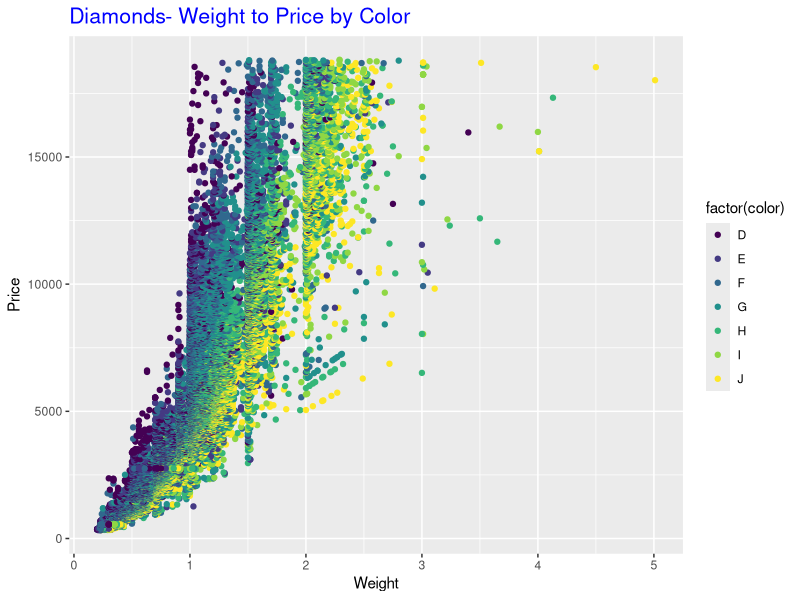
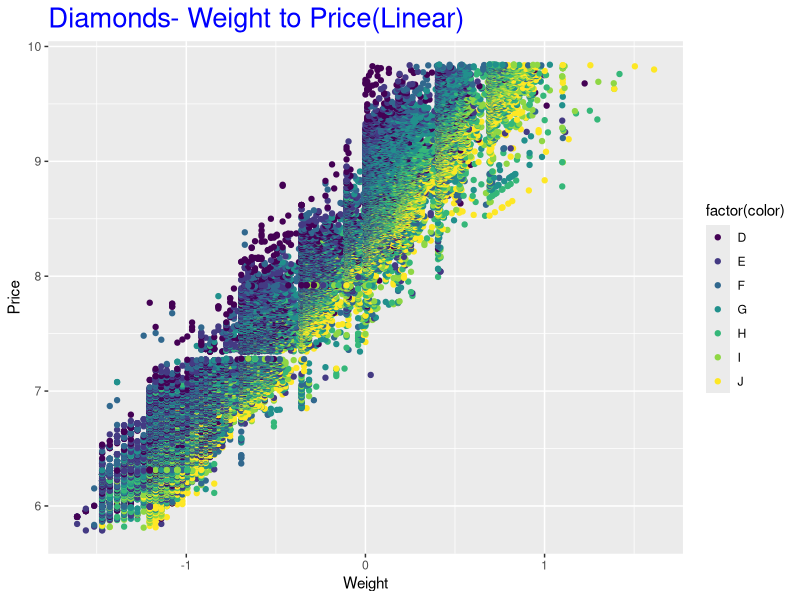
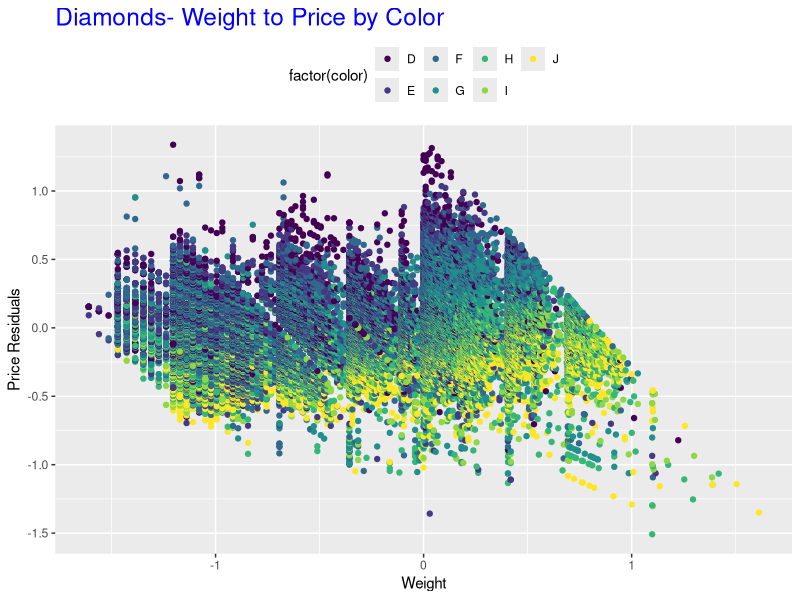
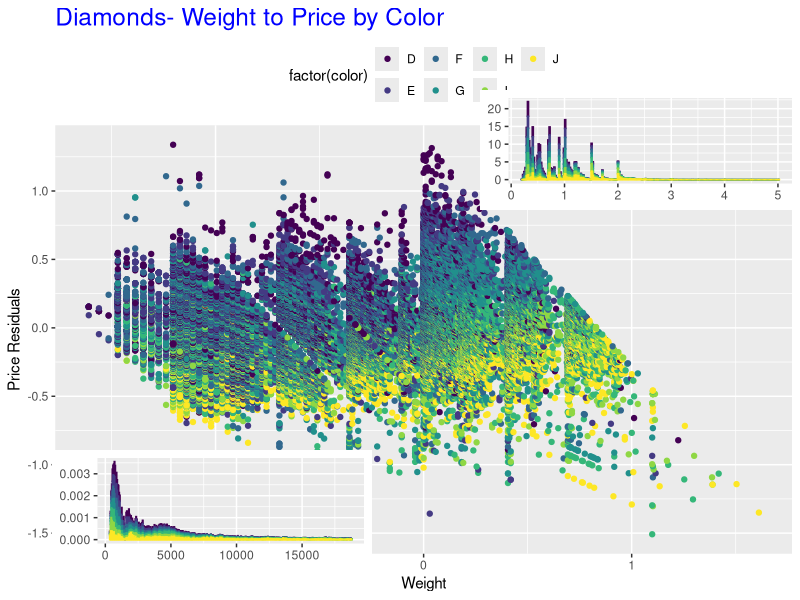

Source code (R) for these figures, in order:
#HW 6
#Group C

require(ggplot2) #Require ggplot2 to use this package
require(grid) #Require grid to use the grid package
data("diamonds")#load the diamonds dataframe

#2 (1 was for groups E and F only)
graph1 <- ggplot(diamonds, aes(x=carat, y=price, color=color)) +
  geom_point() + ggtitle("Diamonds- Weight to Price by Color") + 
  xlab("Weight") + ylab("Price") + labs(color="factor(color)")+
  theme(plot.title = element_text(size = rel(1.4),colour="blue"))
print(graph1)
#uses ggplot to plot the diamond set in a scatterplot
#aes selects the carat and price columns as our x and y
#ggtitle adds the title 
#xlab and ylab add labels for axis
#theme(plot.title) lets us make the title the right font, size and color
#---------------------------------------------------------------------------------------------------------------------------------------------------------------------------------------

#3
#remove the non-linearity and replot
graph2 <- ggplot(diamonds, aes(x=log(carat), y=log(price), color=color)) + 
  geom_point() + ggtitle("Diamonds- Weight to Price(Linear)") + xlab("Weight") + 
  ylab("Price") + labs(color="factor(color)") + 
  theme(plot.title = element_text(size = rel(1.8),colour="blue"))
print(graph2)
#this is the same as 2 except we take the log of carat and price as our
#x and y in order to remove the non-linearity 
#-------------------------------------------------------------------------------------------
#4
linmodel <- lm(log(price) ~ log(carat), data = diamonds)
#linmodel creates a linear model between the logs of price and carat 
residual <- resid(linmodel)
#residual takes the residuals of the linear model 

graph3 <- ggplot(diamonds, aes(x=log(carat), y = (residual), color = color)) +geom_point() + 
  ggtitle("Diamonds- Weight to Price by Color") + xlab("Weight") + ylab("Price Residuals") + 
  labs(color="factor(color)")+theme(legend.position = "top") + 
  theme(plot.title = element_text(size = rel(1.6),colour="blue"))
print(graph3)
#plots with log of carat on the x axis and the residuals of price on the y axis
#legend.position moves the legend to the top of the graph so it matches the one in the problem.
#---------------------------------------------------------------------------------------------
#5
#First make the density histograms
#then overlay them using grid package and commands on the graph from the previous problem


mainplot <- ggplot(diamonds, aes(x=log(carat), y = (residual), color = color)) +geom_point() + 
  ggtitle("Diamonds- Weight to Price by Color") + xlab("Weight") + ylab("Price Residuals") + labs(color="factor(color)") + 
  theme(legend.position = "top") +theme(plot.title = element_text(size = rel(1.6),colour="blue"))
#plots graph three as the main graph

pricehist <- ggplot(diamonds, aes(price)) + geom_histogram(aes(y = ..density.., color=factor(color)), binwidth = 50) +
  theme(axis.title.x = element_blank(),axis.title.y = element_blank(),legend.position='none') 
#makes the price histogram without any labels, title or legend

carathist <- ggplot(diamonds, aes(carat)) +geom_histogram(aes(y = ..density..,color = factor(color)), binwidth = .0225) +
  theme(axis.title.x = element_blank(),axis.title.y = element_blank(),legend.position='none') 
#makes the carat histogram without any labels, title or legend

vp1 <- viewport(width = .4, height = .2, x=.265 , y= .15)
vp2 <- viewport(width = .4, height = .2, x =.8, y= .75)
print(mainplot)
print(pricehist, vp = vp1)
#prints the price histogram histogram in viewport 1 spot
print(carathist, vp = vp2)
#prints the carat histogram in the viewport 2 spot 
